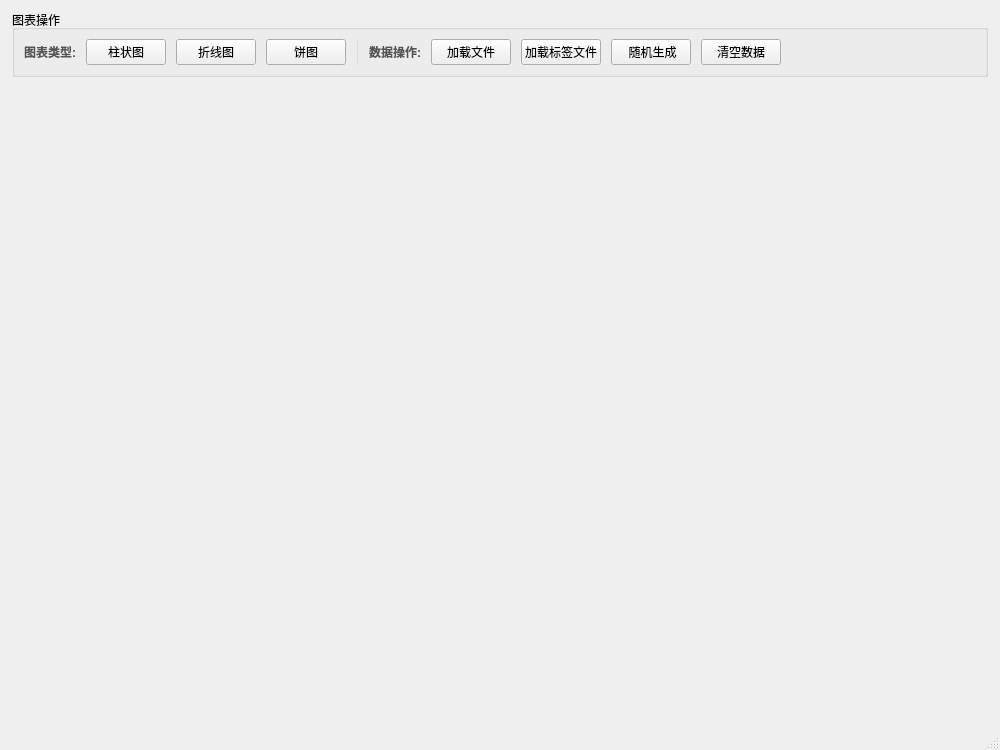
<?xml version="1.0" encoding="UTF-8"?>
<ui version="4.0">
 <class>MainWindow</class>
 <widget class="QMainWindow" name="MainWindow">
  <property name="geometry">
   <rect>
    <x>0</x>
    <y>0</y>
    <width>1000</width>
    <height>750</height>
   </rect>
  </property>
  <property name="windowTitle">
   <string>面向对象图表生成系统（Qt Designer版）</string>
  </property>
  <widget class="QWidget" name="centralWidget">
   <layout class="QVBoxLayout" name="mainLayout">
    <property name="spacing">
     <number>8</number>
    </property>
    <property name="leftMargin">
     <number>12</number>
    </property>
    <property name="topMargin">
     <number>10</number>
    </property>
    <property name="rightMargin">
     <number>12</number>
    </property>
    <property name="bottomMargin">
     <number>8</number>
    </property>
    <item>
     <widget class="QGroupBox" name="toolGroup">
      <property name="title">
       <string>图表操作</string>
      </property>
      <layout class="QHBoxLayout" name="toolLayout">
       <property name="spacing">
        <number>10</number>
       </property>
       <item>
        <widget class="QLabel" name="charttypelabel">
         <property name="styleSheet">
          <string notr="true">font-weight:bold; color:#555;</string>
         </property>
         <property name="text">
          <string>图表类型:</string>
         </property>
        </widget>
       </item>
       <item>
        <widget class="QPushButton" name="btnHistogram">
         <property name="text">
          <string>柱状图</string>
         </property>
        </widget>
       </item>
       <item>
        <widget class="QPushButton" name="btnLineChart">
         <property name="text">
          <string>折线图</string>
         </property>
        </widget>
       </item>
       <item>
        <widget class="QPushButton" name="btnPieChart">
         <property name="text">
          <string>饼图</string>
         </property>
        </widget>
       </item>
       <item>
        <widget class="QFrame" name="separator">
         <property name="styleSheet">
          <string notr="true">color:#D8DCE4;</string>
         </property>
         <property name="frameShape">
          <enum>QFrame::Shape::VLine</enum>
         </property>
        </widget>
       </item>
       <item>
        <widget class="QLabel" name="dataOpLabel">
         <property name="styleSheet">
          <string notr="true">font-weight:bold; color:#555;</string>
         </property>
         <property name="text">
          <string>数据操作:</string>
         </property>
        </widget>
       </item>
       <item>
        <widget class="QPushButton" name="btnLoad">
         <property name="text">
          <string>加载文件</string>
         </property>
        </widget>
       </item>
       <item>
        <widget class="QPushButton" name="btnLoadLabeled">
         <property name="text">
          <string>加载标签文件</string>
         </property>
        </widget>
       </item>
       <item>
        <widget class="QPushButton" name="btnRandom">
         <property name="text">
          <string> 随机生成</string>
         </property>
        </widget>
       </item>
       <item>
        <widget class="QPushButton" name="btnClear">
         <property name="text">
          <string>清空数据</string>
         </property>
        </widget>
       </item>
       <item>
        <spacer name="horizontalSpacer">
         <property name="orientation">
          <enum>Qt::Orientation::Horizontal</enum>
         </property>
         <property name="sizeHint" stdset="0">
          <size>
           <width>40</width>
           <height>20</height>
          </size>
         </property>
        </spacer>
       </item>
      </layout>
     </widget>
    </item>
    <item>
     <widget class="QWidget" name="chartContainer" native="true">
      <property name="sizePolicy">
       <sizepolicy hsizetype="Expanding" vsizetype="Expanding">
        <horstretch>1</horstretch>
        <verstretch>1</verstretch>
       </sizepolicy>
      </property>
     </widget>
    </item>
   </layout>
  </widget>
  <widget class="QStatusBar" name="statusBar"/>
 </widget>
 <resources/>
 <connections/>
</ui>
